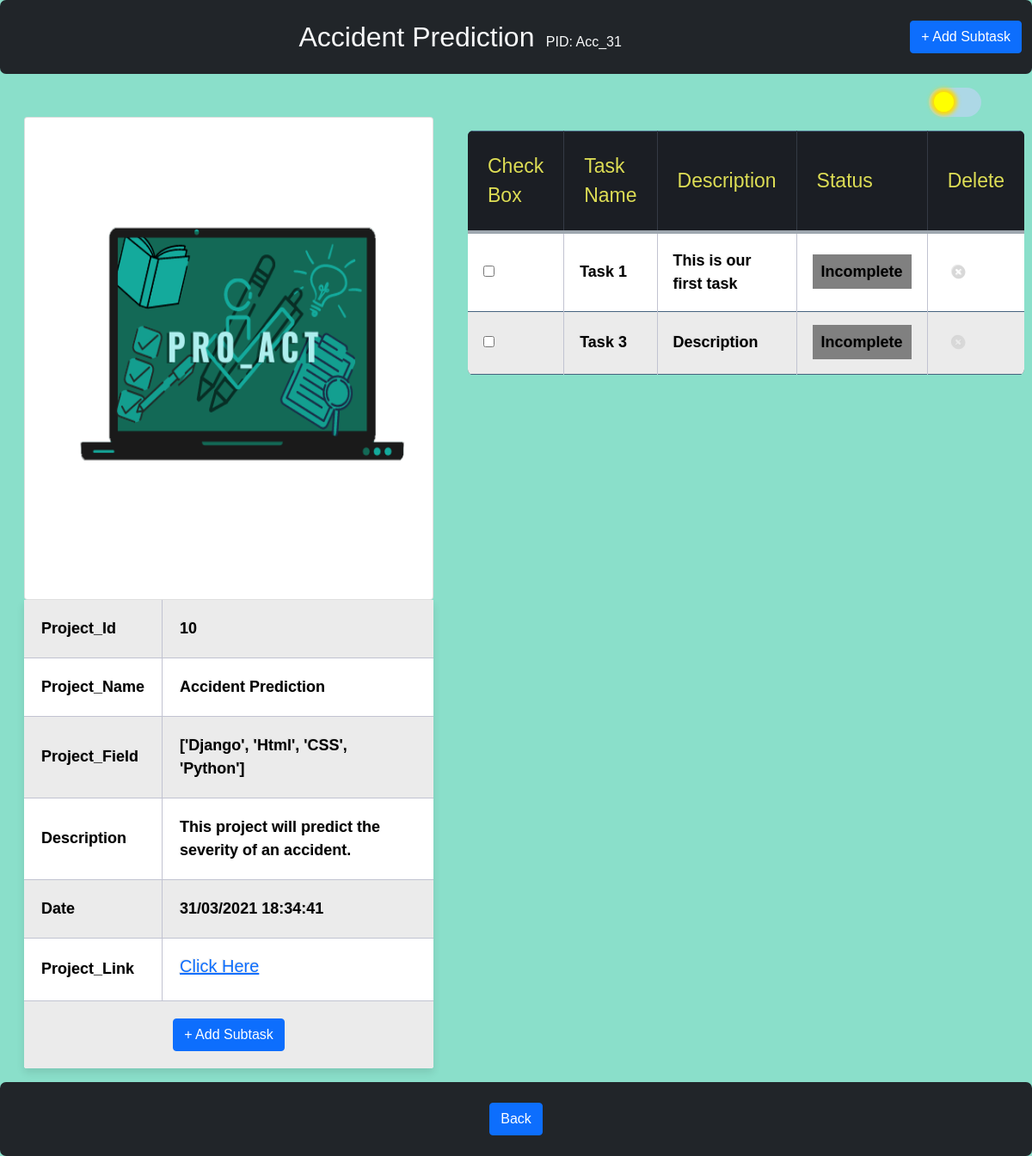
The app's page /modules/Acc_31/ (signed in) with its own data.
### home/models.py (models this page shows, shortened)
class Project_add(models.Model):
    pid = models.CharField(max_length=50, null=True, blank=True)
    name = models.CharField(max_length=200)
    desc = models.CharField(max_length=700)
    link = models.CharField(max_length=200)
    stack = models.CharField(max_length=300)
    date = models.CharField(max_length=100)
    proj_image = models.ImageField(upload_to="media/proj_image/")

class Subtask(models.Model):
    project = models.ForeignKey(Project_add, on_delete=models.CASCADE)
    name = models.CharField(max_length=100)
    description = models.TextField()
    status = models.CharField(
        max_length=15,
        choices=(("complete", "Completed"), ("incomplete", "Incomplete")),
        default="incomplete",
    )

### home/views.py (the view, shortened to what this page needs)
# urls.py: path("modules/<str:p_id>/", views.modules, name="modules"),
@login_required(login_url="/login")
def modules(request, p_id):
    obj = Project_add.objects.get(pid=p_id)
    all_subtasks = Subtask.objects.filter(project=obj)
    context = {"obj": obj, "all_subtasks": all_subtasks}
    return render(request, "modules.html", context)

### home/templatetags/format_datetime.py (called while the page is built)
@register.filter
def format_datetime(date):
    date = datetime.strptime(date, "%Y-%m-%d %H:%M:%S.%f")
    date = date.strftime("%d/%m/%Y %H:%M:%S")
    return date

### templates/modules.html (shortened to what this page needs)
{% load static %}
{% load format_datetime %}
<!DOCTYPE html>
<html lang="en">
<head>
  <link href="https://cdn.jsdelivr.net/npm/bootstrap@5.0.0-beta1/dist/css/bootstrap.min.css" rel="stylesheet">
  <link rel="stylesheet" href="https://cdnjs.cloudflare.com/ajax/libs/font-awesome/4.1.0/css/font-awesome.min.css">
  <link rel="stylesheet" href="{% static 'css/moduleStyle.css' %}" type="text/css">
</head>
<body>
  <div id="bg-defined">
    <header class="container-fluid py-4 text-center bg-dark text-light mb-3">
    <h2 style="display: inline;">{{obj.name}}</h2>
    <p style="display: inline;"> &nbsp PID: {{obj.pid}}</p>
     <td class="text-center" colspan="2">  <button  class="btn btn-primary float-end" id="myBtn">+ Add Subtask </button>
   </header>
   <div>
    <label id ="switch" class="switch">
      <span class="slider round"></span>
    </label>
</div>
   <div class="container-fluid">
    <div class="row">
      <div class="col-lg-5 col-sm-12 ms-3">
        <div class="card ">
          <img src="{% static 'images/logo/PRO_ACT_Bck.png' %}" class="card-img-top" alt="...">
        </div>
        <div>
          <table class="table-fill">
            <tbody class="table-hover">
              <tr>
                <td class="text-left">Project_Id</td>
                <td class="text-left">
                  {{obj.id}}
                </td>
              </tr>
              <tr>
                <td class="text-left">Project_Name</td>
                <td class="text-left">
                  {{obj.name}}
                </td>
              </tr>
              <tr>
                <td class="text-left">Project_Field</td>
                <td class="text-left">
                  {{obj.stack}}
                </td>
              </tr>
              <tr>
                <td class="text-left">Description</td>
                <td class="text-left">
                  {{obj.desc}}
                </td>
              </tr>
              <tr>
                <td class="text-left">Date</td>
                <td class="text-left">
                  {{obj.date | format_datetime}}
                </td>
              </tr>
              <tr>
                <td class="text-left">Project_Link</td>
                <td class="text-left"><a href="#" class="mb-2 pb-2">
                    <h5 class="card-text mb-2">Click Here </h5>
                  </a></td>
              </tr>
              <tr>
                <td class="text-center" colspan="2">  <button  class="btn btn-primary" id="myBtn">+ Add Subtask </button>
                </td>
              </tr>
            </tbody>
          </table>
        </div>
      </div>
      <div class="col-lg-6 mx-auto ms-3">
          <table class="rwd-table">
            <tr>
              <th>Check Box</th>
              <th>Task Name</th>
              <th>Description</th>
              <th>Status</th>
              <th>Delete</th>
            </tr>
            {% for subtask in all_subtasks %}
            <tr id="row{{subtask.id}}">
              <td data-th="Check Box">
              {% if subtask.status == "incomplete" %}
              <input type="checkbox" id="{{subtask.id}}" onclick="checkme(this)"/>
              {% else %}
              <input type="checkbox" id="{{subtask.id}}" onclick="checkme(this)" checked/>
              {% endif %}
              </td>
              <td data-th="Task Name">
              <label for="{{subtask.id}}">
                {{subtask.name}}
              </label>
              </td>
              <td data-th="Description">
                {{subtask.description}}
              </td>
              <td data-th="Status" id="subtask_status{{subtask.id}}">
              {% if subtask.status == "complete" %}
              <span style="background-color: green;padding: 10px;">Complete</span>
              {% else %}
              <span style="background-color: grey;padding: 10px;">Incomplete</span>
              {% endif %}
              </td>
              <td data-th="Delete">
              <span class="delete-item" title="remove" id="{{subtask.id}}">
                <i class="fa fa-times-circle"></i>
              </span>
              </td>
            </tr>
            {% endfor %}
          </table>
      </div>
    </div>
  </div>
  <footer class="container-fluid py-4 text-center bg-dark text-light mt-3">
    <a href="{% url 'project_view'%}" class="btn btn-primary ">Back</a>
   </footer>
  </div>
</body>
</html>

### static/css/moduleStyle.css (style rules this page uses)
* { box-sizing: border-box; }
.table-fill { background: white; border-radius: 3px; border-collapse: collapse; height: 320px; margin: auto; width: 100%; padding: 5px; width: 100%; box-shadow: 0 5px 10px rgba(0, 0, 0, 0.1); animation: float 5s infinite; }
th { color: #D5DDE5; ; background: #1b1e24; border-bottom: 4px solid #9ea7af; border-right: 1px solid #343a45; font-size: 23px; font-weight: 100; padding: 24px; text-align: left; text-shadow: 0 1px 1px rgba(0, 0, 0, 0.1); vertical-align: middle; }
th:first-child { border-top-left-radius: 3px; }
th:last-child { border-top-right-radius: 3px; border-right: none; }
tr { border-top: 1px solid #C1C3D1; border-bottom: 1px solid #C1C3D1; color: #666B85; font-size: 16px; font-weight: normal; text-shadow: 0 1px 1px rgba(256, 256, 256, 0.1); }
tr:first-child { border-top: none; }
tr:last-child { border-bottom: none; }
tr:nth-child(odd) td { background: #EBEBEB; }
tr:last-child td:first-child { border-bottom-left-radius: 3px; }
tr:last-child td:last-child { border-bottom-right-radius: 3px; }
td { background: #FFFFFF; padding: 20px; text-align: left; vertical-align: middle; font-weight: 600; color:black; font-size: 18px; text-shadow: -1px -1px 1px rgba(0, 0, 0, 0.1); border-right: 1px solid #C1C3D1; }
td:last-child { border-right: 0px; }
td.text-left { text-align: left; }
td.text-center { text-align: center; }
.card img { width:auto; height:70vh; }
header, footer { background-color: #C0C0C0; border-radius: 7px; }
footer { text-align: center; }
.delete-item { display: block; height: 36px; width: 36px; line-height: 36px; right: 0; top: 0; text-align: center; color: #d8d8d8; }
.rwd-table { margin: 1em 0; min-width: 300px; }
.rwd-table tr { border-top: 1px solid #ddd; border-bottom: 1px solid #ddd; }
.rwd-table th { display: none; }
.rwd-table td { display: block; }
.rwd-table td:first-child { padding-top: .5em; }
.rwd-table td:last-child { padding-bottom: .5em; }
.rwd-table td:before { content: attr(data-th) ": "; font-weight: bold; width: 6.5em; display: inline-block; }
@media (min-width: 480px) { .rwd-table td:before { display: none; } }
.rwd-table th, .rwd-table td { text-align: left; }
@media (min-width: 480px) { .rwd-table th, .rwd-table td { display: table-cell; padding: .25em .5em; } }
@media (min-width: 480px) { .rwd-table th:first-child, .rwd-table td:first-child { padding-left: 0; } }
@media (min-width: 480px) { .rwd-table th:last-child, .rwd-table td:last-child { padding-right: 0; } }
body { font-family: Montserrat, sans-serif; -webkit-font-smoothing: antialiased; text-rendering: optimizeLegibility; }
.rwd-table { background: #34495E; color: #fff; border-radius: .4em; overflow: hidden; }
.rwd-table tr { border-color: #46637f; }
.rwd-table th, .rwd-table td { margin: .5em 1em; }
@media (min-width: 480px) { .rwd-table th, .rwd-table td { padding: 1em !important; } }
.rwd-table th, .rwd-table td:before { color: #dd5; }

### templates/modules.html (style rules this page uses)
.switch { position: relative; display: inline-block; width: 3.8rem; height: 2.1rem; }
.slider { position: absolute; cursor: pointer; top: 0; left: 0; right: 0; bottom: 0; background-color: lightblue; transition: 0.4s ease-in-out; }
.slider:before { position: absolute; content: ""; height: 23px; width: 23px; left: 6px; bottom: 6px; background-color: yellow; box-shadow: 0px 0px 5px 4px #ffd900; transition: 0.4s; }
.slider.round { border-radius: 34px; }
.slider.round:before { border-radius: 50%; }
#bg-defined { color: #444; background: #8ADFCA; }
#switch { position: relative; left:90vw !important; }

### records on screen
Project_add: name "Accident Prediction", pid "Acc_31", id "10", stack "['Django', 'Html', 'CSS', 'Python']", desc "This project will predict the severity of an accident.", date "31/03/2021 18:34:41"
Subtask: name "Task 1", description "This is our first task", status "Incomplete"
Subtask: name "Task 3", description "Description", status "Incomplete"
